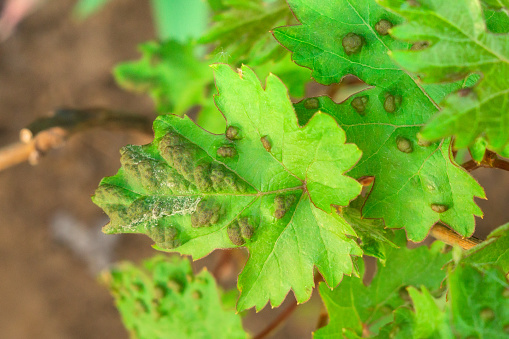
#> input picture img.jpg, 509 x 339 px
$ jupyter execute --allow-errors predict.ipynb   (older library calls are emulated)
#> lines starting #> are read from the running program, lines starting #| are printed output that depends on the picture; after the words box and inside, x2 and y2 are one past the last pixel; in counts of white or black regions, pixels touching at a corner belong together
[cell 1]
import cv2
import numpy as np
import joblib
import matplotlib.pyplot as plt
from skimage.feature import graycomatrix, graycoprops

[cell 2]
MODEL_NAME = "ann"   # "knn" atau "ann"
SIZE = 128 # 32, 64, 128, 256
PATH = "img.jpg" # yang akan diprediksi

# Load model

#> (a cell that did not finish here is left out)

# Fungsi Prepro

[cell 4]
def segment_leaf_hsv(image_bgr, min_area_ratio=0.01):
    """
    Segmentasi daun dengan HSV + pembersihan komponen.
    - Menggabungkan rentang warna daun (hijau/kuning/coklat/merah)
    - Menolak piksel low-saturation (background kusam)
    - Menyisakan komponen terbesar agar background tidak ikut
    """
    hsv = cv2.cvtColor(image_bgr, cv2.COLOR_BGR2HSV)

    # Rentang warna daun (lebih ketat)
    lower_green = np.array([20, 35, 25])
    upper_green = np.array([95, 255, 255])

    lower_yellow = np.array([15, 40, 35])
    upper_yellow = np.array([35, 255, 255])

    lower_brown = np.array([5, 50, 20])
    upper_brown = np.array([20, 255, 220])

    lower_red1 = np.array([0, 50, 30])
    upper_red1 = np.array([12, 255, 255])
    lower_red2 = np.array([160, 50, 30])
    upper_red2 = np.array([180, 255, 255])

    # Mask warna
    mask_color  = cv2.inRange(hsv, lower_green, upper_green)
    mask_color |= cv2.inRange(hsv, lower_yellow, upper_yellow)
    mask_color |= cv2.inRange(hsv, lower_brown, upper_brown)
    mask_color |= cv2.inRange(hsv, lower_red1, upper_red1)
    mask_color |= cv2.inRange(hsv, lower_red2, upper_red2)

    # Tolak background abu/gelap (S dan V terlalu rendah)
    mask_sv = cv2.inRange(hsv, np.array([0, 35, 25]), np.array([180, 255, 255]))
    mask = cv2.bitwise_and(mask_color, mask_sv)

    # Morphological cleaning
    kernel = cv2.getStructuringElement(cv2.MORPH_ELLIPSE, (7, 7))
    mask = cv2.morphologyEx(mask, cv2.MORPH_OPEN, kernel, iterations=1)
    mask = cv2.morphologyEx(mask, cv2.MORPH_CLOSE, kernel, iterations=2)

    # Keep komponen terbesar (leaf utama)
    num_labels, labels, stats, _ = cv2.connectedComponentsWithStats(mask, connectivity=8)
    refined = np.zeros_like(mask)

    if num_labels > 1:
        areas = stats[1:, cv2.CC_STAT_AREA]  # abaikan background index 0
        largest_idx = 1 + np.argmax(areas)
        largest_area = stats[largest_idx, cv2.CC_STAT_AREA]

        h, w = mask.shape[:2]
        min_area = int(min_area_ratio * h * w)

        if largest_area >= min_area:
            refined[labels == largest_idx] = 255
        else:
            refined = mask.copy()
    else:
        refined = mask.copy()

    # Haluskan tepi akhir
    refined = cv2.medianBlur(refined, 5)
    result = cv2.bitwise_and(image_bgr, image_bgr, mask=refined)
    return result, refined

[cell 5]
def apply_clahe(image_bgr, clip_limit=2.0, tile_grid=(8, 8)):
    """
    Menerapkan CLAHE pada kanal L (Lightness) di ruang warna LAB.
    Kontras diperbaiki secara lokal tanpa mengubah pigmen warna asli.
    """
    lab = cv2.cvtColor(image_bgr, cv2.COLOR_BGR2LAB)
    l_channel, a_channel, b_channel = cv2.split(lab)

    clahe = cv2.createCLAHE(clipLimit=clip_limit, tileGridSize=tile_grid)
    l_eq = clahe.apply(l_channel)

    lab_eq = cv2.merge([l_eq, a_channel, b_channel])
    result = cv2.cvtColor(lab_eq, cv2.COLOR_LAB2BGR)
    return result

[cell 6]
def zero_pad_and_resize(image_bgr, target_size):
    """
    1. Zero-padding → jadikan persegi (sisi = max(h, w))
    2. Resize       → target_size × target_size
    Aspect ratio asli dipertahankan; area tambahan diisi hitam.
    """
    h, w = image_bgr.shape[:2]
    max_side = max(h, w)

    # Buat canvas hitam persegi
    canvas = np.zeros((max_side, max_side, 3), dtype=np.uint8)

    # Letakkan gambar di tengah canvas
    y_offset = (max_side - h) // 2
    x_offset = (max_side - w) // 2
    canvas[y_offset:y_offset + h, x_offset:x_offset + w] = image_bgr

    # Resize ke target
    resized = cv2.resize(canvas, (target_size, target_size),
                         interpolation=cv2.INTER_AREA)
    return resized

[cell 7]
def normalize_minmax(image_bgr):
    """
    Min-Max Normalization: pixel / 255.0
    Output bertipe float32 dengan rentang [0, 1].
    """
    return image_bgr.astype(np.float32) / 255.0

# Fungsi Ekstraksi Fitur

[cell 8]
def extract_hsv_hist_features(
    image_bgr,
    grid_size=(2, 2),   # 4-kuadran
    bins_h=8,
    bins_s=8,
    bins_v=8
):
    """
    Ekstraksi fitur warna HSV histogram per kuadran.
    Output: vektor fitur 1D.
    """
    hsv = cv2.cvtColor(image_bgr, cv2.COLOR_BGR2HSV)
    h, w = hsv.shape[:2]
    gh, gw = grid_size

    features = []

    for i in range(gh):
        for j in range(gw):
            y0 = int(i * h / gh)
            y1 = int((i + 1) * h / gh)
            x0 = int(j * w / gw)
            x1 = int((j + 1) * w / gw)

            cell = hsv[y0:y1, x0:x1]

            hist_h = cv2.calcHist([cell], [0], None, [bins_h], [0, 180])
            hist_s = cv2.calcHist([cell], [1], None, [bins_s], [0, 256])
            hist_v = cv2.calcHist([cell], [2], None, [bins_v], [0, 256])

            hist_h = cv2.normalize(hist_h, None).flatten()
            hist_s = cv2.normalize(hist_s, None).flatten()
            hist_v = cv2.normalize(hist_v, None).flatten()

            features.extend(hist_h)
            features.extend(hist_s)
            features.extend(hist_v)

    return np.array(features, dtype=np.float32)

[cell 9]
def extract_glcm_features(
    image_bgr,
    distances=(1, 2, 3),
    angles=(0, np.pi / 4, np.pi / 2, 3 * np.pi / 4),
    levels=32
):
    """
    Ekstraksi fitur tekstur menggunakan GLCM pada grayscale.
    Output: vektor fitur 1D.
    """
    gray = cv2.cvtColor(image_bgr, cv2.COLOR_BGR2GRAY)

    # Kuantisasi grayscale ke levels tertentu
    gray_q = np.floor(gray.astype(np.float32) * levels / 256.0).astype(np.uint8)
    gray_q = np.clip(gray_q, 0, levels - 1)

    glcm = graycomatrix(
        gray_q,
        distances=list(distances),
        angles=list(angles),
        levels=levels,
        symmetric=True,
        normed=True
    )

    props = ["contrast", "homogeneity", "energy", "correlation"]
    features = []

    for prop in props:
        values = graycoprops(glcm, prop)
        features.extend(values.flatten())

    return np.array(features, dtype=np.float32)

[cell 10]
def preprocess_for_features(image_bgr):
    """
    Menggunakan preprocessing yang sudah ada:
    1. HSV masking
    2. CLAHE
    3. Zero-padding + resize
    4. Normalisasi
    Lalu dikembalikan ke uint8 agar aman untuk histogram dan GLCM.
    """
    seg, _ = segment_leaf_hsv(image_bgr)
    clahe = apply_clahe(seg)
    resized = zero_pad_and_resize(clahe, SIZE)
    normalized = normalize_minmax(resized)

    # Balik ke uint8 supaya cocok untuk ekstraksi fitur
    processed = (normalized * 255).astype(np.uint8)
    return processed

[cell 11]
def extract_combined_features(image_bgr):
    hsv_features = extract_hsv_hist_features(image_bgr)
    glcm_features = extract_glcm_features(image_bgr)
    return np.concatenate([hsv_features, glcm_features]).astype(np.float32)

# Fungsi Prediksi

[cell 12]
def predict_grape_leaf(image_path, show_image=True):

    # ==================================================
    # Baca gambar
    # ==================================================
#> called with image_path = 'img.jpg', show_image = True
    image = cv2.imread(image_path)
#> image is the input picture: shape (339, 509, 3); mean B, G, R 49.9, 156.6, 122

    if image is None:
        print("Gagal membaca gambar!")
        return

    # ==================================================
    # Preprocessing
    # ==================================================
    processed = preprocess_for_features(image)
#> in segment_leaf_hsv, `hsv = cv2.cvtColor(image_bgr, cv2.COLOR_BGR2HSV)`: hsv: shape (339, 509, 3); mean H, S, V 35, 176, 166
#> in segment_leaf_hsv, `mask_color  = cv2.inRange(hsv, lower_green, upper_green)`:
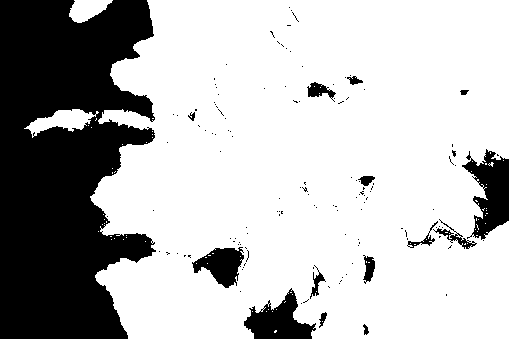
#> mask_color: shape (339, 509); 72.5% white; 136 black regions (121 under 20 px), largest, box (x1, y1, x2, y2) and area: (0, 0, 156, 339) 40337, (462, 149, 509, 240) 2354, (244, 288, 316, 339) 1882
#> in segment_leaf_hsv, `mask_color |= cv2.inRange(hsv, lower_yellow, upper_yellow)`: mask_color: shape (339, 509); 96.1% white; 563 black regions (527 under 20 px), largest, box (x1, y1, x2, y2) and area: (0, 0, 37, 43) 1021, (30, 203, 78, 246) 809, (72, 216, 118, 268) 702
#> in segment_leaf_hsv, `mask_color |= cv2.inRange(hsv, lower_red1, upper_red1)`: mask_color: shape (339, 509); 99.8% white; 20 black regions (17 under 20 px), largest, box (x1, y1, x2, y2) and area: (91, 232, 111, 250) 182, (58, 221, 71, 236) 95, (83, 240, 89, 247) 28
#> in segment_leaf_hsv, `mask_sv = cv2.inRange(hsv, np.array([0, 35, 25]), np.array([180, 255, ..`: mask_sv: shape (339, 509); 100% white; black in thin lines or dots, all inside (x1, y1, x2, y2) = (99, 234, 108, 240)
#> in segment_leaf_hsv, `mask = cv2.morphologyEx(mask, cv2.MORPH_OPEN, kernel, iterations=1)`:
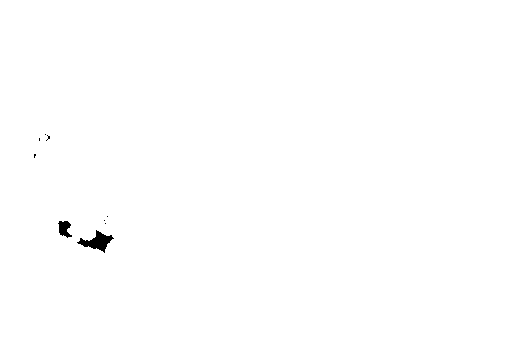
#> mask: shape (339, 509); 99.7% white; 9 black regions (7 under 20 px), largest, box (x1, y1, x2, y2) and area: (77, 230, 114, 253) 349, (58, 221, 72, 238) 152
#> in segment_leaf_hsv, `mask = cv2.morphologyEx(mask, cv2.MORPH_CLOSE, kernel, iterations=2)`: mask: shape (339, 509); 99.9% white; 1 black region, box (x1, y1, x2, y2) and area: (91, 233, 109, 250) 205
#> in segment_leaf_hsv, `num_labels, labels, stats, _ = cv2.connectedComponentsWithStats(mask, ..`: num_labels = 2; stats = [[91, 233, 18, 17, 205], [0, 0, 509, 339, 172346]]
#> in segment_leaf_hsv, `areas = stats[1:, cv2.CC_STAT_AREA]`: areas = [172346]
#> in segment_leaf_hsv, `largest_idx = 1 + np.argmax(areas)`: largest_idx = 1
#> in segment_leaf_hsv, `largest_area = stats[largest_idx, cv2.CC_STAT_AREA]`: largest_area = 172346
#> in apply_clahe, `lab = cv2.cvtColor(image_bgr, cv2.COLOR_BGR2LAB)`: lab: shape (339, 509, 3); mean of channels 0, 1, 2 154.4, 102.6, 175.5
#> in apply_clahe, `l_channel, a_channel, b_channel = cv2.split(lab)`:
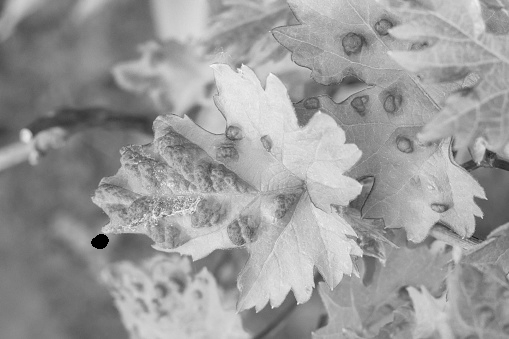
#> l_channel: shape (339, 509); min 0, max 249, mean 154.4
#> in apply_clahe, `l_channel, a_channel, b_channel = cv2.split(lab)`:
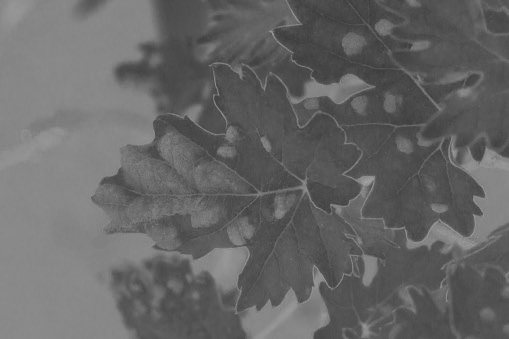
#> a_channel: shape (339, 509); min 59, max 163, mean 102.6
#> in apply_clahe, `l_channel, a_channel, b_channel = cv2.split(lab)`:
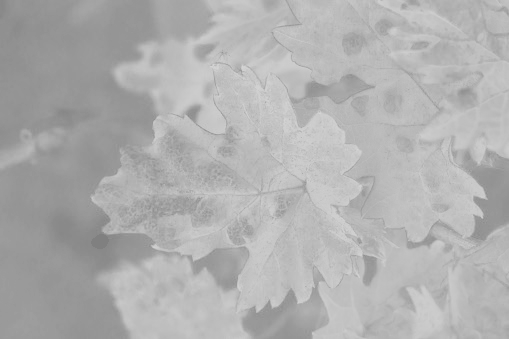
#> b_channel: shape (339, 509); min 128, max 214, mean 175.5
#> in apply_clahe, `l_eq = clahe.apply(l_channel)`:
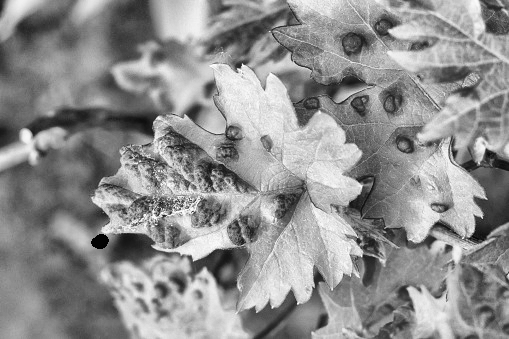
#> l_eq: shape (339, 509); min 1, max 253, mean 143.3
#> in apply_clahe, `lab_eq = cv2.merge([l_eq, a_channel, b_channel])`: lab_eq: shape (339, 509, 3); mean of channels 0, 1, 2 143.3, 102.6, 175.5
#> in apply_clahe, `result = cv2.cvtColor(lab_eq, cv2.COLOR_LAB2BGR)`:
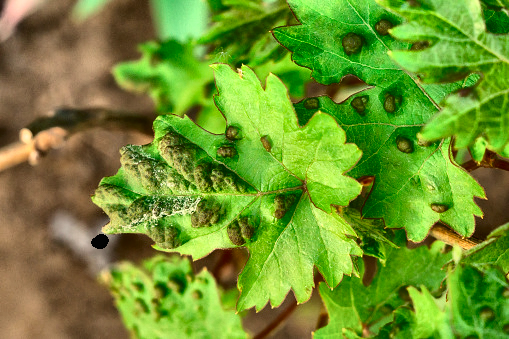
#> result: shape (339, 509, 3); mean B, G, R 45.2, 146.1, 110.2
#> in zero_pad_and_resize, `canvas[y_offset:y_offset + h, x_offset:x_offset + w] = image_bgr`:
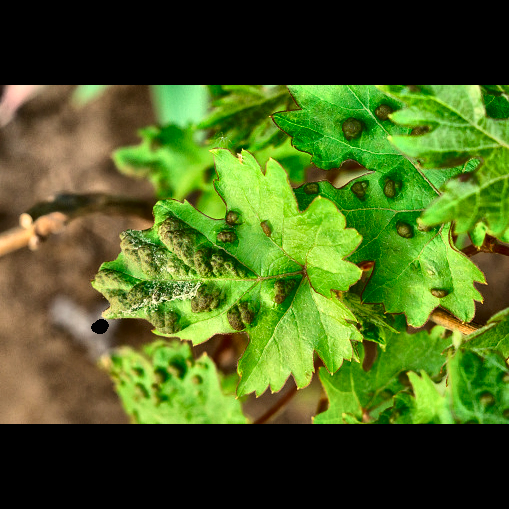
#> canvas: shape (509, 509, 3); mean B, G, R 30.1, 97.3, 73.4
#> in zero_pad_and_resize, `resized = cv2.resize(canvas, (target_size, target_size), interpolation..`:
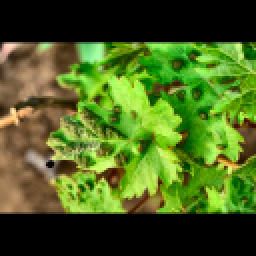
#> resized: shape (128, 128, 3) (shown 2 times larger); mean B, G, R 30.1, 97.3, 73.4

    # ==================================================
    # Ekstraksi fitur
    # ==================================================
    features = extract_combined_features(processed)
#> in extract_hsv_hist_features, `hsv = cv2.cvtColor(image_bgr, cv2.COLOR_BGR2HSV)`: hsv: shape (128, 128, 3); mean H, S, V 24.3, 124.1, 103
#> after the loop in extract_hsv_hist_features, `for i in range(gh):`: features = 96 values, max 0.944 at index 0, min 0 at index 3, mean 0.25
#> in extract_combined_features, `hsv_features = extract_hsv_hist_features(image_bgr)`: hsv_features has the same summary as features in extract_hsv_hist_features
#> in extract_glcm_features, `gray = cv2.cvtColor(image_bgr, cv2.COLOR_BGR2GRAY)`:
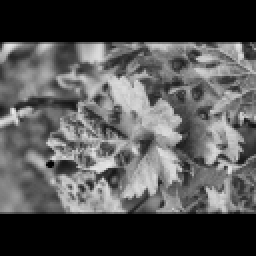
#> gray: shape (128, 128) (shown 2 times larger); min 0, max 236, mean 82.5
#> after the loop in extract_glcm_features, `for prop in props:`: features = 48 values, max 35.68 at index 10, min 0.29 at index 34, mean 5.07
#> in extract_combined_features, `glcm_features = extract_glcm_features(image_bgr)`: glcm_features has the same summary as features in extract_glcm_features
#> features = 144 values, max 35.68 at index 106, min 0 at index 3, mean 1.86

    # Ubah menjadi 2D
    features = features.reshape(1, -1)

    # ==================================================
    # Scaling
    # ==================================================
    features_scaled = scaler.transform(features)

    # ==================================================
    # Prediksi
    # ==================================================
    prediction = model.predict(features_scaled)

    probabilities = model.predict_proba(features_scaled)[0]

    # ==================================================
    # Tentukan label
    # ==================================================
    if le is None:

        # KNN
        predicted_label = prediction[0]

        class_names = model.classes_

    else:

        # ANN
        predicted_label = le.inverse_transform(prediction)[0]

        class_names = le.classes_

    # ==================================================
    # Confidence tertinggi
    # ==================================================
    best_idx = np.argmax(probabilities)
    best_confidence = probabilities[best_idx] * 100

    # ==================================================
    # Tampilkan gambar
    # ==================================================
    if show_image:

        fig, axes = plt.subplots(1, 2, figsize=(12, 6))

        # ------------------------
        # Original Image
        # ------------------------
        axes[0].imshow(
            cv2.cvtColor(
                image,
                cv2.COLOR_BGR2RGB
            )
        )

        axes[0].set_title("Original Image")
        axes[0].axis("off")

        # ------------------------
        # Preprocessed Image
        # ------------------------
        if len(processed.shape) == 2:

            axes[1].imshow(
                processed,
                cmap="gray"
            )

        else:

            axes[1].imshow(
                cv2.cvtColor(
                    processed,
                    cv2.COLOR_BGR2RGB
                )
            )

        axes[1].set_title("After Preprocessing")
        axes[1].axis("off")

        plt.suptitle(
            f"Prediction: {predicted_label}\nConfidence: {best_confidence:.2f}%"
        )

        plt.tight_layout()
        plt.show()

    # ==================================================
    # Hasil
    # ==================================================
    print("=" * 70)
    print("HASIL PREDIKSI")
    print("=" * 70)

    print("Model      :", MODEL_NAME.upper())
    print("Prediksi   :", predicted_label)
    print("Confidence :", f"{best_confidence:.2f}%")

    print("\nConfidence Score Tiap Kelas:")

    for cls, prob in zip(class_names, probabilities):

        print(
            f"{cls:45s} : {prob*100:.2f}%"
        )

    print("=" * 70)

    return predicted_label
